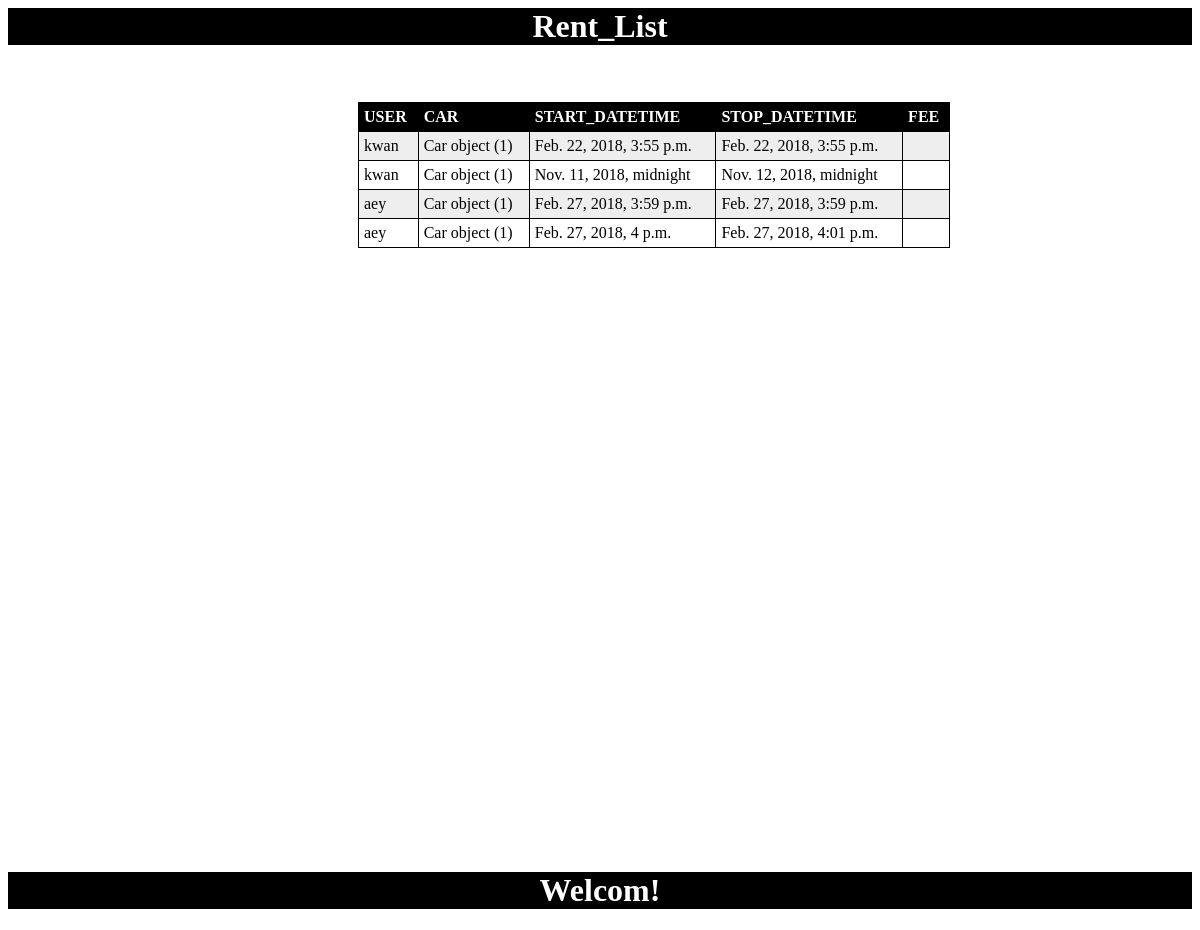
The app's page /rentlist/ with its own data.
### myapp/models.py (models this page shows)
class Rent(models.Model):
	user=models.ForeignKey(User,on_delete = models.CASCADE)
	car =models.ForeignKey(Car,on_delete = models.CASCADE)
	start= models.DateTimeField()
	stop = models.DateTimeField()
	fee= models.DecimalField(max_digits=10, decimal_places=2)

class Car(models.Model):
	model = models.CharField(max_length = 20)
	detail = models.CharField(max_length = 100)
	price = models.DecimalField(max_digits=10, decimal_places=2)

### myapp/views.py (the view)
# urls.py: path('rentlist/',views.RentListView.as_view(), name='rentlist'),
class RentListView(ListView):
    model = Rent
    template_name='rent_list.html'
    form_class = RentForm

### myapp/templates/rent_list.html (shortened to what this page needs)
<html>
<head><title>Rent List</title></head>
<body  background="http://quikstor.com/wp-content/uploads/2017/01/abstact_self_storage_software_background.jpg">
<div class="container">
	<header><h1 style="color: white;">Rent_List</h1></header>
	<main>	<br></br>
	<table id="t01">
  	<tr>
    	<th>USER</th> <th>CAR</th> <th>START_DATETIME</th> <th>STOP_DATETIME</th> <th>FEE</th>
    	<tr>   {% for r in object_list %}
				<td>{{r.user}}</td>
				<td>{{r.car}}</td>
				<td>{{r.start}}</td>
				<td>{{r.stop}}</td>
					<td>{{c.fee}}<tr>{% endfor %}</td>
		</tr>  </table>
</main>
<header><h1 style="color: white;">Welcom!</h1></header>
</div>
</body></html>

### myapp/templates/rent_list.html (style rules this page uses)
header { width: 100%;background-color: black; text-align: center; }
main { width: 100%;height: 100%; }
table { width:50%; margin-right: 140px;margin-left: 350px; }
table, th, td { border: 1px solid black;border-collapse: collapse; }
th, td { padding: 5px;text-align: left; }
table#t01 tr:nth-child(even) { background-color: #eee; }
table#t01 tr:nth-child(odd) { background-color:#fff; }
table#t01 th { background-color: black;color: white; }

### records on screen
Rent: user "kwan", car "Car object (1)", start "Feb. 22, 2018, 3:55 p.m.", stop "Feb. 22, 2018, 3:55 p.m."
Rent: user "kwan", car "Car object (1)", start "Nov. 11, 2018, midnight", stop "Nov. 12, 2018, midnight"
Rent: user "aey", car "Car object (1)", start "Feb. 27, 2018, 3:59 p.m.", stop "Feb. 27, 2018, 3:59 p.m."
Rent: user "aey", car "Car object (1)", start "Feb. 27, 2018, 4 p.m.", stop "Feb. 27, 2018, 4:01 p.m."
